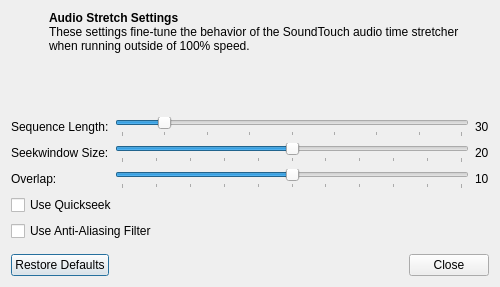
<?xml version="1.0" encoding="UTF-8"?>
<ui version="4.0">
 <class>AudioStretchSettingsDialog</class>
 <widget class="QDialog" name="AudioStretchSettingsDialog">
  <property name="geometry">
   <rect>
    <x>0</x>
    <y>0</y>
    <width>500</width>
    <height>287</height>
   </rect>
  </property>
  <property name="windowTitle">
   <string>Audio Stretch Settings</string>
  </property>
  <layout class="QGridLayout" name="gridLayout">
   <item row="0" column="0" colspan="3">
    <layout class="QHBoxLayout" name="horizontalLayout_5">
     <property name="bottomMargin">
      <number>10</number>
     </property>
     <item>
      <widget class="QLabel" name="icon">
       <property name="minimumSize">
        <size>
         <width>32</width>
         <height>32</height>
        </size>
       </property>
       <property name="maximumSize">
        <size>
         <width>32</width>
         <height>32</height>
        </size>
       </property>
       <property name="alignment">
        <set>Qt::AlignmentFlag::AlignLeading|Qt::AlignmentFlag::AlignLeft|Qt::AlignmentFlag::AlignTop</set>
       </property>
      </widget>
     </item>
     <item>
      <widget class="QLabel" name="label_4">
       <property name="sizePolicy">
        <sizepolicy hsizetype="Preferred" vsizetype="Minimum">
         <horstretch>0</horstretch>
         <verstretch>0</verstretch>
        </sizepolicy>
       </property>
       <property name="text">
        <string>&lt;html&gt;&lt;head/&gt;&lt;body&gt;&lt;p&gt;&lt;span style=&quot; font-weight:700;&quot;&gt;Audio Stretch Settings&lt;/span&gt;&lt;br/&gt;These settings fine-tune the behavior of the SoundTouch audio time stretcher when running outside of 100% speed.&lt;/p&gt;&lt;/body&gt;&lt;/html&gt;</string>
       </property>
       <property name="textFormat">
        <enum>Qt::TextFormat::RichText</enum>
       </property>
       <property name="alignment">
        <set>Qt::AlignmentFlag::AlignLeading|Qt::AlignmentFlag::AlignLeft|Qt::AlignmentFlag::AlignTop</set>
       </property>
       <property name="wordWrap">
        <bool>true</bool>
       </property>
      </widget>
     </item>
    </layout>
   </item>
   <item row="1" column="0">
    <widget class="QLabel" name="label_6">
     <property name="text">
      <string>Sequence Length:</string>
     </property>
    </widget>
   </item>
   <item row="1" column="1">
    <widget class="QSlider" name="sequenceLength">
     <property name="minimum">
      <number>20</number>
     </property>
     <property name="maximum">
      <number>100</number>
     </property>
     <property name="value">
      <number>30</number>
     </property>
     <property name="orientation">
      <enum>Qt::Orientation::Horizontal</enum>
     </property>
     <property name="tickPosition">
      <enum>QSlider::TickPosition::TicksBelow</enum>
     </property>
     <property name="tickInterval">
      <number>10</number>
     </property>
    </widget>
   </item>
   <item row="1" column="2">
    <widget class="QLabel" name="sequenceLengthLabel">
     <property name="text">
      <string>30</string>
     </property>
    </widget>
   </item>
   <item row="2" column="0">
    <widget class="QLabel" name="label_7">
     <property name="text">
      <string>Seekwindow Size:</string>
     </property>
    </widget>
   </item>
   <item row="2" column="1">
    <widget class="QSlider" name="seekWindowSize">
     <property name="minimum">
      <number>10</number>
     </property>
     <property name="maximum">
      <number>30</number>
     </property>
     <property name="value">
      <number>20</number>
     </property>
     <property name="orientation">
      <enum>Qt::Orientation::Horizontal</enum>
     </property>
     <property name="tickPosition">
      <enum>QSlider::TickPosition::TicksBelow</enum>
     </property>
     <property name="tickInterval">
      <number>2</number>
     </property>
    </widget>
   </item>
   <item row="2" column="2">
    <widget class="QLabel" name="seekWindowSizeLabel">
     <property name="text">
      <string>20</string>
     </property>
    </widget>
   </item>
   <item row="3" column="0">
    <widget class="QLabel" name="label_8">
     <property name="text">
      <string>Overlap:</string>
     </property>
    </widget>
   </item>
   <item row="3" column="1">
    <widget class="QSlider" name="overlap">
     <property name="minimum">
      <number>5</number>
     </property>
     <property name="maximum">
      <number>15</number>
     </property>
     <property name="value">
      <number>10</number>
     </property>
     <property name="orientation">
      <enum>Qt::Orientation::Horizontal</enum>
     </property>
     <property name="tickPosition">
      <enum>QSlider::TickPosition::TicksBelow</enum>
     </property>
     <property name="tickInterval">
      <number>1</number>
     </property>
    </widget>
   </item>
   <item row="3" column="2">
    <widget class="QLabel" name="overlapLabel">
     <property name="text">
      <string>10</string>
     </property>
    </widget>
   </item>
   <item row="4" column="0" colspan="3">
    <widget class="QCheckBox" name="useQuickSeek">
     <property name="text">
      <string>Use Quickseek</string>
     </property>
    </widget>
   </item>
   <item row="5" column="0" colspan="3">
    <widget class="QCheckBox" name="useAAFilter">
     <property name="text">
      <string>Use Anti-Aliasing Filter</string>
     </property>
    </widget>
   </item>
   <item row="6" column="0">
    <spacer name="verticalSpacer">
     <property name="orientation">
      <enum>Qt::Orientation::Vertical</enum>
     </property>
    </spacer>
   </item>
   <item row="7" column="0" colspan="3">
    <widget class="QDialogButtonBox" name="buttonBox">
     <property name="standardButtons">
      <set>QDialogButtonBox::StandardButton::Close|QDialogButtonBox::StandardButton::RestoreDefaults</set>
     </property>
    </widget>
   </item>
  </layout>
 </widget>
 <resources/>
 <connections/>
</ui>
